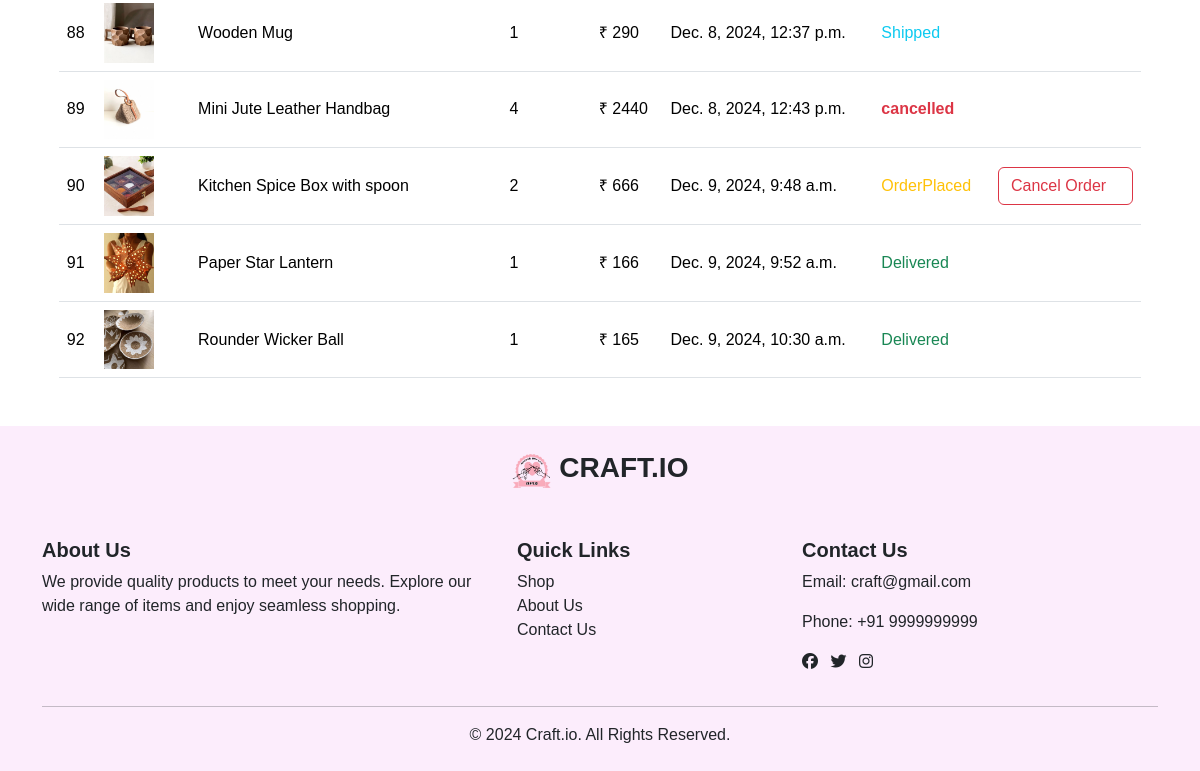
Page /customer/orderlist (signed in, lower part) on the earlier database version.
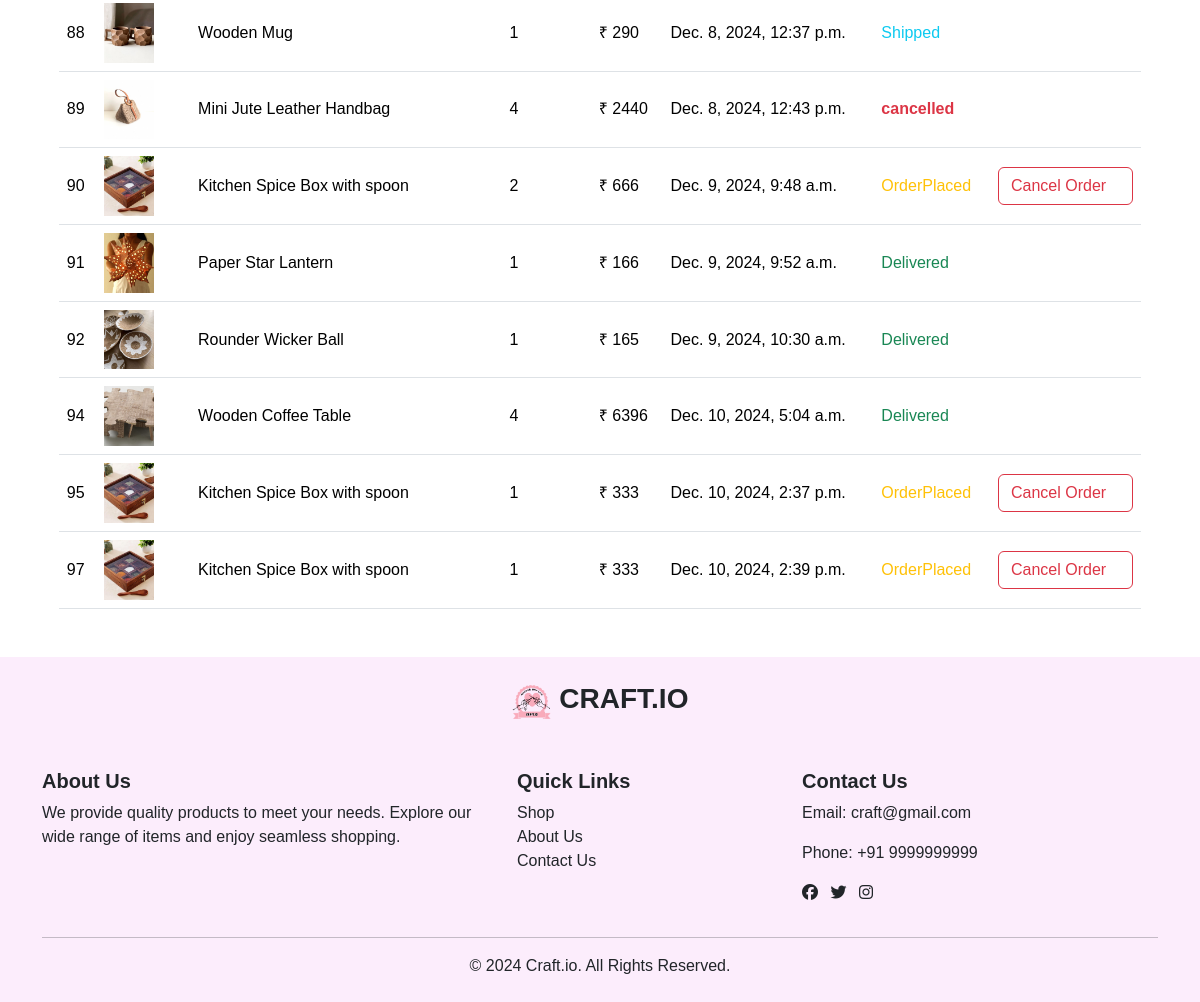
Same page on the later database version.
### account/models.py (models this page shows, shortened)
class Orders(models.Model):
    id = models.IntegerField(primary_key=True)
    product = models.ForeignKey(Productss, on_delete=models.CASCADE)
    user = models.ForeignKey(User, on_delete=models.CASCADE)
    datatime = models.DateTimeField(auto_now_add=True)
    quantity = models.IntegerField()
    total = models.IntegerField()
    options = (
        ('OrderPlaced', 'OrderPlaced'),
        ('Shipped', 'Shipped'),
        ('OutForDelivery', 'OutForDelivery'),
        ('Delivered', 'Delivered'),
        ('cancelled', 'cancelled')
    )
    status = models.CharField(max_length=100, default='OrderPlaced', choices=options)

class Productss(models.Model):
    title=models.CharField(max_length=100)
    description=models.CharField(max_length=500)
    price=models.IntegerField()
    offerprice=models.IntegerField()
    image=models.ImageField(upload_to='product_images')
    stock=models.IntegerField()
    ShippingFee=models.CharField(max_length=100,default='Free')
    created_at = models.DateTimeField(default=timezone.now)
    options=(
        ('PaperCraft','PaperCraft'),
        ('Wooden','Wooden'),
        ('Jute','Jute'),
    )
    category=models.CharField(max_length=100,choices=options)

### customer/views.py (the view)
# urls.py: path('orderlist', OrderListView.as_view(), name='orderlist'),
@method_decorator(decorator=decorators, name='dispatch')
class OrderListView(ListView):
    template_name = 'orderlist.html'
    context_object_name = 'orders'
    def get_queryset(self):
        return Orders.objects.filter(user=self.request.user)

### customer/context_processors.py (called while the page is built)
def item_count(request):
    if request.user.is_authenticated:
        cart_count=Cart.objects.filter(user=request.user).count()
        wishlist_count=Wishlist.objects.filter(user=request.user).count()
        order_count=Orders.objects.filter(user=request.user).count()
        return {'cart':cart_count,'wishlist':wishlist_count,'order':order_count}
    else:
        return {"cart":0,'wishlist':0,"order":0}

### customer/views.py (called while the page is built)
def signin_required(fn):
    def inner(request, *args, **kw):
        if request.user.is_authenticated:
            return fn(request, *args, **kw)
        else:
            messages.error(request, 'Please login First!!')
            return redirect('login')
    return inner

### customer/templates/orderlist.html (shortened to what this page needs)
{% extends 'navbar.html' %}
{% block content %}
{% if orders %}
<div class="container mt-5 mb-5">
    <div class="table-container" style="width: 97%; margin: 0 auto;">
        <table class="table mt-5">
            <tbody>
                {% for i in orders %}
                <tr class="align-middle">
                    <td>{{ i.id }}</td>
                    <td>
                        <a href="{% url 'pdetail' i.product.id %}">
                            <img src="{{ i.product.image.url }}" alt="{{ i.product.title }}" class="img-fluid" height="50px" width="50px">
                        </a>
                    </td>
                    <td>{{ i.product.title }}</td>
                    <td>{{ i.quantity }}</td>
                    <td>&#8377; {{ i.total }}</td>
                    <td>{{ i.datatime }}</td>
                    <td>
                        {% if i.status == 'OrderPlaced' %}
                        <span class="text-warning">{{ i.status }}</span>
                        {% elif i.status == 'Shipped' %}
                        <span class="text-info">{{ i.status }}</span>
                        {% elif i.status == 'OutForDelivery' %}
                        <span class="text-primary">{{ i.status }}</span>
                        {% elif i.status == 'Delivered' %}
                        <span class="text-success">{{ i.status }}</span>
                        {% elif i.status == 'cancelled' %}
                        <span class="text-danger fw-bolder">{{ i.status }}</span>
                        {% endif %}
                    </td>
                    <td>
                        {% if i.status == 'OrderPlaced' %}
                        <a href="{% url 'corder' i.id %}" onclick="return confirm('Are you sure?')" class="btn btn-outline-danger">Cancel Order</a>
                        {% endif %}
                    </td>
                </tr>
                {% endfor %}
            </tbody>
        </table>
    </div>
</div>
{% else %}
<div style="display: flex; justify-content: center; align-items: center; height: 80vh; margin-top: 30px;">
    <img src="https://i.pinimg.com/originals/f6/e4/64/f6e464230662e7fa4c6a4afb92631aed.png" class="img-fluid rounded-top" alt="No orders found">
</div>
{% endif %}
{% endblock content %}

Differences in the rows shown:
added Orders: id "94", product.image (picture), product "Wooden Coffee Table", quantity "4", total "6396", datatime "Dec. 10, 2024, 5:04 a.m.", status "Delivered"
added Orders: id "95", product.image (picture), product "Kitchen Spice Box with spoon", quantity "1", total "333", datatime "Dec. 10, 2024, 2:37 p.m.", status "OrderPlaced", shows "Cancel Order"
added Orders: id "97", product.image (picture), product "Kitchen Spice Box with spoon", quantity "1", total "333", datatime "Dec. 10, 2024, 2:39 p.m.", status "OrderPlaced", shows "Cancel Order"
